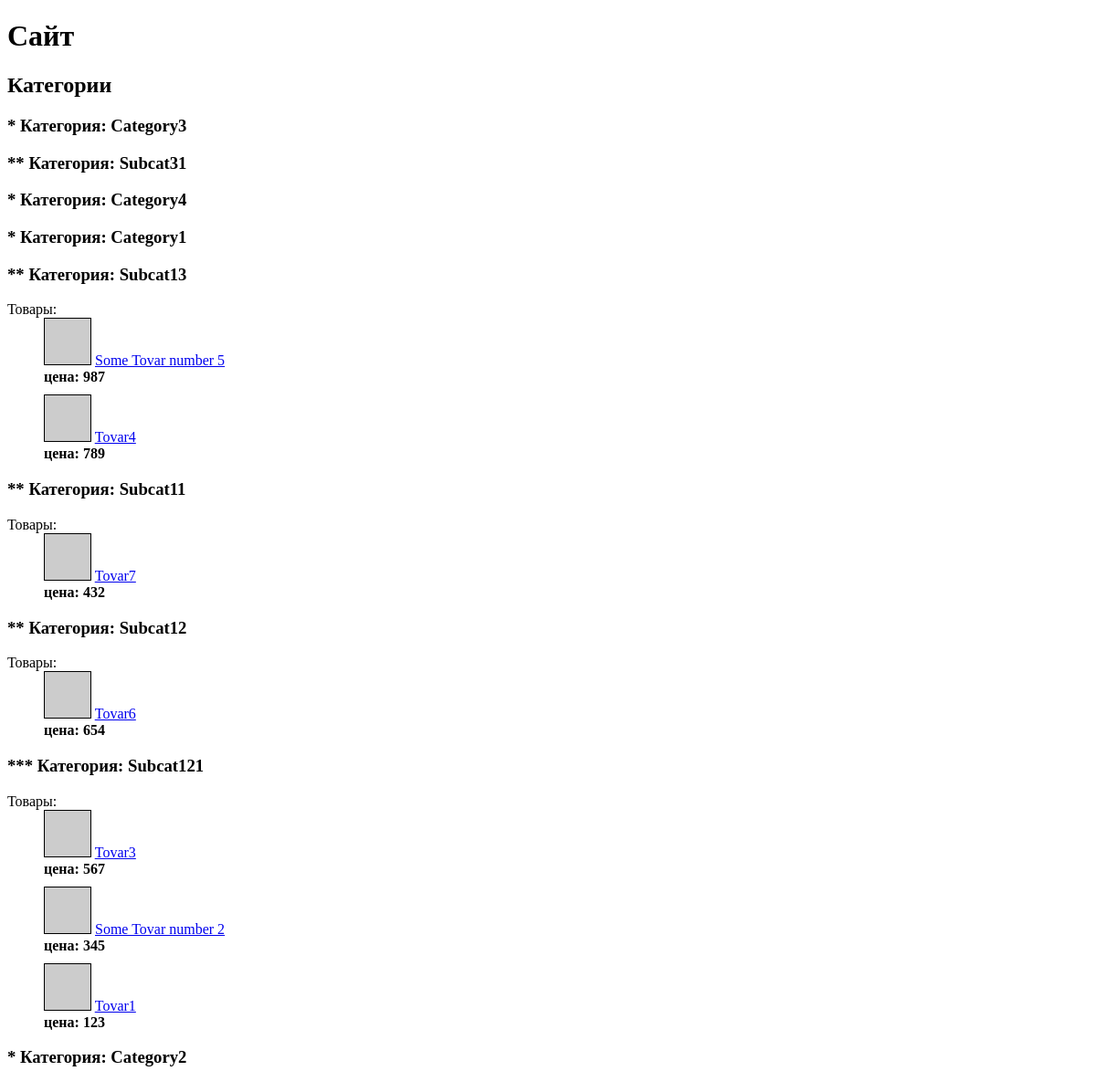
The page / on the database its author committed.
### tables this page shows
CREATE TABLE IF NOT EXISTS categories (
    id INT NOT NULL , 
    parent_id INT NOT NULL , 
    name VARCHAR(255) NOT NULL , 
    prio INT NOT NULL , 
    PRIMARY KEY (id)
);

CREATE TABLE IF NOT EXISTS tovars (
    id INT NOT NULL , 
    category_id INT NOT NULL , 
    name VARCHAR(255) NOT NULL , 
    slug VARCHAR(255) NOT NULL , 
    price decimal  NOT NULL , 
    prio INT NOT NULL , 
    PRIMARY KEY (id)
);

### src/App.php (called while the page is built, shortened)
<?php
require_once(APP_BASE.'src/View.php');
require_once(APP_BASE.'src/Db.php');
require_once(APP_BASE.'src/controllers/Category.php');
class App {
    public function __construct(array $config) {
        $this->request =  new Request($_REQUEST, $_SERVER);
        $this->router = new Router();
        $this->view = new View();
        try {
            $this->db = new Db($config['DB']['host'],$config['DB']['username'],$config['DB']['password'],$config['DB']['database']);
        } catch (\Throwable $e) {
            echo '['.__FILE__.':'.__LINE__.'] '. $e->getMessage();
            die;
        }
    }
    public function Init() {
        $this->router->AddRoute('#/tovar/([0-9]+).*?$#', Tovar::class);
        $this->router->AddRoute('#/(.*?)$#', Category::class);
    }
    public function Run() {
        $response = $this->router->Handle($this->request, $this->view, $this->db);
        $this->view->Render($response);
    }
}

### index.php (called while the page is built, shortened)
<?php
require_once(APP_BASE.'src/App.php');
$config = require_once(APP_BASE.'config.php');
$appObj = new App($config);
$appObj->Run();

### src/Db.php (called while the page is built, shortened)
<?php
class Db {
    private $link;
    public function __construct(string $host, string $username, string $password, string $database) {
        @$this->link = mysqli_connect($host, $username, $password, $database);
    }
    public function &query(string $sql): array {
        $result = mysqli_query($this->link,$sql);
        $rows = array();
        while(($row=mysqli_fetch_assoc($result))) {
            $rows[] = $row;
        }
        return $rows;
    }
}

### src/controllers/Category.php (called while the page is built, shortened)
<?php
class Category {
    private $db;
    public function __construct(Request $request=null, View $view=null, Db $db=null) {
        $this->db = $db;
    }
    public function __invoke(Request $request, View $view, Db $db): Response {
        $this->db = $db;
        $pageData = array();
        $pageData['allCategories'] = $this->GetAllCategories(0);
        $pageData['flatCategories'] = $this->FlatternCategoryTree($pageData['allCategories']);
        $tovarObj = new Tovar($request, null, $db);
        $pageData['tovars'] = $tovarObj->getTovars();
        $pageData['treeWithTovars'] = $this->fillTreeWithTovars($pageData['flatCategories'], $pageData['tovars']);
        return new Response($pageData);
    }
    public function fillTreeWithTovars(array $tree, array $tovars): array {
        $fullTree = $tree;
        foreach($fullTree as $key=>$val) {
            $val['tovars'] = array();
            $fullTree[$key] = $val;
        }
        foreach($tovars as $tovar) {
            $fullTree[$tovar['category_id']]['tovars'][$tovar['id']] = $tovar;
        }
        return $fullTree;
    }
    public function FlatternCategoryTree(array $tree): array {
        $categories = array();
        foreach($tree as $value) {
            $childs = array();
            if(!empty($value['childs'])) {
                $childs = $value['childs'];
                unset($value['childs']);
            }
            $categories[$value['id']] = $value;
            if(!empty($childs)) {
                $categories+=$this->FlatternCategoryTree($childs);
             }
        }
        return $categories;
    }
    public function GetAllCategories(int $parent_id = 0, int $level=1): array {
        $sql = "SELECT id, parent_id, name, prio
                        FROM ".self::TABLE_NAME."
                        WHERE parent_id = ".intval($parent_id)."
                        ORDER BY prio DESC, name ASC, id ASC";
        $rows = $this->db->query($sql);
        $categories = array();
        if(!empty($rows)) {
            foreach($rows as $row) {
                $childs = $this->GetAllCategories($row['id'], ($level+1));
                if(!empty($childs)) {
                    $row['childs'] = $childs;
                }
                $row['level'] = $level;
                $categories[$row['id']] = $row;
            }
        }
        return $categories;
    }
}

### src/Router.php (called while the page is built, shortened)
<?php
class Router {
    private $routes = array();
    public function AddRoute(string $regex, string $className) {
        $this->routes[$regex] = $className;
    }
    public function Handle(Request $request, View $view, Db $db): Response {
        foreach($this->routes as $regex=>$className) {
            if(preg_match($regex, $request->data['server']['REQUEST_URI'])) {
                $obj = new $className;
                return $obj($request, $view, $db);
            }
        }
    }
}

### src/controllers/Tovar.php (called while the page is built, shortened)
<?php
class Tovar {
    private $db;
    private $baseUrl = '';
    public function __construct(Request $request=null, View $view=null, Db $db=null) {
        $this->db = $db;
        if(!is_null($request)) {
            $this->baseUrl = $request->data['baseUrl'];
        }
    }
    public function getTovars(int $category_id=0): array {
        $tovars = array();
        $whereSql = " category_id > 0";
        $sql = "SELECT id, category_id, name, slug, price, prio
                        FROM ".self::TABLE_NAME."
                        WHERE ".$whereSql."
                        ORDER BY category_id ASC, prio DESC, name ASC, id ASC";
        $rows = $this->db->query($sql);
        if(!empty($rows)) {
            foreach($rows as $row) {
                $row['url'] = $this->genUrl($row);
                $tovars[$row['id']] = $row;
            }
        }
        return $tovars;
    }
    public function genUrl(array $tovar): string {
        $slug  = $tovar['slug'];
        if(empty($slug)) {
            $slug= $tovar['name'];
        }
        $slug = trim($this->ru2Lat($slug));
        $slug = preg_replace('/[^A-z0-9-]/i','-', $slug);
        $slug = preg_replace('/[-]+/s','-', $slug);
        $slug = strtolower($slug);
        $slug = trim($slug,' -');
        $url = $this->baseUrl.'tovar/'.$tovar['id'].(!empty($slug)?'-'.$slug:'');
        return $url;
    }
    protected function ru2Lat($str) {
          $tr = array(
           "А"=>"A","Б"=>"B","В"=>"V","Г"=>"G",
           "Д"=>"D","Е"=>"E","Ж"=>"J","З"=>"Z","И"=>"I",
           "Й"=>"Y","К"=>"K","Л"=>"L","М"=>"M","Н"=>"N",
           "О"=>"O","П"=>"P","Р"=>"R","С"=>"S","Т"=>"T",
           "У"=>"U","Ф"=>"F","Х"=>"H","Ц"=>"TS","Ч"=>"CH",
           "Ш"=>"SH","Щ"=>"SCH","Ъ"=>"","Ы"=>"YI","Ь"=>"",
           "Э"=>"E","Ю"=>"YU","Я"=>"YA","а"=>"a","б"=>"b",
           "в"=>"v","г"=>"g","д"=>"d","е"=>"e","ж"=>"j",
           "з"=>"z","и"=>"i","й"=>"y","к"=>"k","л"=>"l",
           "м"=>"m","н"=>"n","о"=>"o","п"=>"p","р"=>"r",
           "с"=>"s","т"=>"t","у"=>"u","ф"=>"f","х"=>"h",
           "ц"=>"ts","ч"=>"ch","ш"=>"sh","щ"=>"sch","ъ"=>"y",
           "ы"=>"yi","ь"=>"","э"=>"e","ю"=>"yu","я"=>"ya"
          );
          return strtr($str,$tr);
    }
}

### src/templates/category.php (the view)
<div class="pageCategory">
    <h2>Категории</h2>
<?php
foreach($treeWithTovars as $category) {
    $offset = str_repeat('*',$category['level']);
?>
    <h3><?php echo $offset.' Категория: '.htmlspecialchars($category['name']);?></h3>
    <dl>
<?php
        if(empty($category['tovars'])) {
            echo ' </dl>';
            continue;
        }
?>
        <dt>Товары:</dt>
<?php
        foreach($category['tovars'] as $tovar) {
?>
        <dd>
            <img src="https://loremflickr.com/50/50?random=<?php echo htmlspecialchars($tovar['id']);?>" alt="img" title="img" />
            <a href="<?php echo $tovar['url'];?>"><?php echo htmlspecialchars($tovar['name']);?></a>
            <div class="price">цена: <?php echo htmlspecialchars($tovar['price']);?></div>
        </dd>
<?php
        }
?>
    </dl>
<?php
}
?>
</div>

### src/templates/header.php (shortened to what this page needs)
<!DOCTYPE html>
<html  lang='ru' dir='ltr'>
<head>
</head>
<body>
<h1>Сайт</h1>

### src/View.php (shortened to what this page needs)
<?php
class View {
    private $template;
    private $path;
    public function __construct() {
        $this->path = APP_BASE.'src/templates/';
    }
    public function SetTemplate(string $template) {
        $this->template = $template;
    }
    public function Render(Response $response) {
         include($this->path.'header.php');
        if(file_exists($this->path.$this->template.'.php')) {
            include($this->path.$this->template.'.php');
        }
        include($this->path.'footer.php');
    }
}

### src/templates/footer.php
</body>

### src/templates/header.php (style rules this page uses)
body, html, .setheight100 { height:100%; min-height:100%; }
.pageCategory dd { margin-bottom: 10px; }
.pageCategory dd img { width:50px; height:50px; display:inline-block; border:1px solid black; }
.pageCategory dd .price { font-weight: bold; }

### rows shown on the page
categories: offset "*", name "Category3"
categories: offset "**", name "Subcat31"
categories: offset "*", name "Category4"
categories: id "*", name "Category1"
categories: offset "**", name "Subcat13"
tovars: name "Some Tovar number 5", price "987"
tovars: name "Tovar4", price "789"
categories: offset "**", name "Subcat11"
tovars: name "Tovar7", price "432"
categories: offset "**", name "Subcat12"
tovars: name "Tovar6", price "654"
categories: offset "***", name "Subcat121"
tovars: name "Tovar3", price "567"
tovars: name "Some Tovar number 2", price "345"
tovars: name "Tovar1", price "123"
categories: offset "*", name "Category2"
